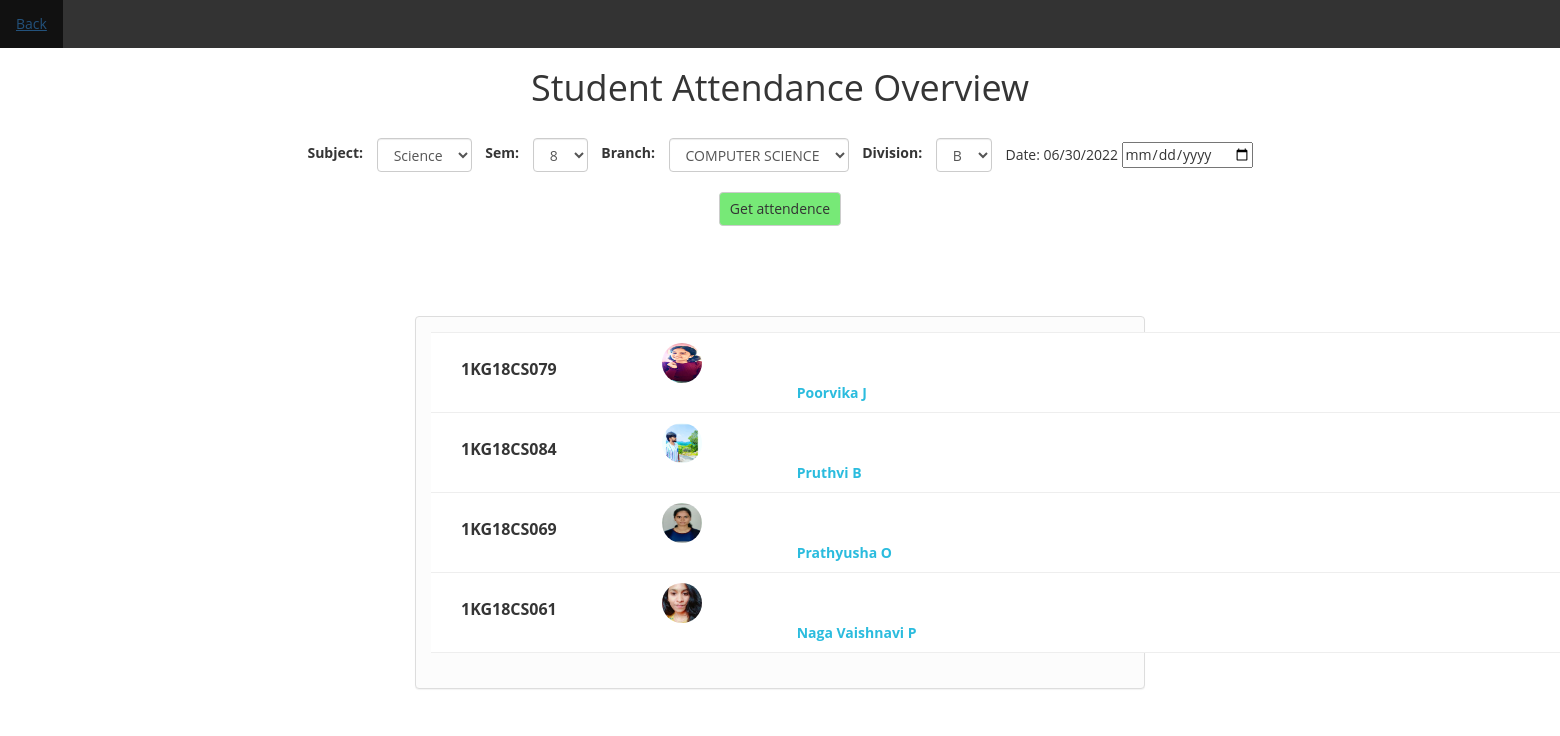
The app's page /attendence_overview/ (signed in) with its own data.
### home/models.py (models this page shows, shortened)
class StudentAttendenceBlock(models.Model):
    branch          = models.CharField(max_length = 30, choices = BRANCH_CHOUCE)
    division        = models.CharField(max_length = 30, choices = DIVISION_CHOUCE)
    subject         = models.CharField(max_length = 30, choices = SUBJECT_CHOUCE)
    sem             = models.IntegerField(choices = SEM_CHOUCE)
    previous_hash   = models.CharField(max_length = 255, default='')
    attendenceBlock = JSONField(null=False, default= {})
    date            = models.DateField()

class Student(models.Model):
    usn             = models.AutoField(primary_key=True)
    user_id         = models.CharField(max_length = 30, default='')
    student_usn     = models.CharField(max_length = 30, unique = True)
    first_name      = models.CharField(max_length = 30, default='')
    last_name       = models.CharField(max_length = 30, default='')
    image           = models.ImageField(upload_to='students/', null = True, blank = True)
    date_of_birth   = models.DateField(default=datetime.now(), blank=True)
    date_of_joining = models.DateField(default=datetime.now(), blank=True)
    email           = models.EmailField(max_length = 30, default='email',)
    gender          = models.CharField(max_length = 10, default = 'MALE', choices = GENDER_CHOUCE)
    branch          = models.CharField(max_length = 30, choices = BRANCH_CHOUCE)
    division        = models.CharField(max_length = 30, choices = DIVISION_CHOUCE)
    sem             = models.IntegerField(choices = SEM_CHOUCE)
    created_date    = models.DateField(auto_now_add = True)
    status          = models.BooleanField(default = 0)
    phone           = models.CharField(max_length = 30, default = '')

### home/views.py (the view)
# urls.py: path('attendence_overview/', attendence_overview, name = 'attendence_overview'),
def attendence_overview(request):
    template_name = 'attendence_overview.html'
    if request.method == 'POST':
        subject          = request.POST['subject']
        sem              = request.POST['sem']
        branch           = request.POST['branch']
        division         = request.POST['division']
        date             = request.POST['date']
        attendence       = StudentAttendenceBlock.objects.filter(subject=subject, sem=sem, branch=branch, division=division, date=date).first()
        final_attendence = []
        if attendence:
            attendence       = attendence.attendenceBlock['data']
            for usn, status in attendence.items():
                student = Student.objects.filter(student_usn = usn).first()
                image = student.image
                name  = f'{student.first_name} {student.last_name}'
                final_attendence.append([usn, 'Present' if status else 'Absent', name, image])
        print(final_attendence)
        context = {
            'subject'    : subject,
            'sem'        : sem,
            'branch'     : branch,
            'division'   : division,
            'date'       : date,
            'attendence' : final_attendence,
        }
    else :
        attendence       = StudentAttendenceBlock.objects.all().last()
        if attendence:
            print(attendence,'===')
            subject          = attendence.subject
            sem              = attendence.sem
            branch           = attendence.branch
            division         = attendence.division
            date             = attendence.date
            final_attendence = []
            attendence       = attendence.attendenceBlock['data']
            for usn, status in attendence.items():
                student = Student.objects.filter(student_usn = usn).first()
                image = student.image
                name  = f'{student.first_name} {student.last_name}'
                final_attendence.append([usn, 'Present' if status else 'Absent', name, image])
            context = {
                'subject'    : subject,
                'sem'        : sem,
                'branch'     : branch,
                'division'   : division,
                'date1'       : date,
                'attendence' : final_attendence,
            }
            print(context)
        else :
            context = {}
    return render(request, template_name, context)

### home/templates/attendence_overview.html (shortened to what this page needs)
{% load static %}
<link href="//maxcdn.bootstrapcdn.com/bootstrap/3.3.0/css/bootstrap.min.css" rel="stylesheet" id="bootstrap-css">
<link rel="stylesheet" href="{% static '/home/css/students_attendence.css' %}" type="text/css">
{% if request.user.is_staff %}
<ul>
    <li><a class="active" href="{% url 'students1' %}">Back</a></li>
  </ul>
  <form class="form-inline" role="form"  method = 'POST'> {% csrf_token %}
	<center>
  <h1 style="margin-bottom: 30px;">Student Attendance Overview</h1>
  <div class="form-group">
		<label class="filter-col" style="margin-right:0;" for="pref-orderby">Subject:</label>
		<select id="pref-orderby" class="form-control" name='subject' >
			<option value='SCIENCE' {% if subject == 'SCIENCE' %} selected {% endif %}>Science</option>
		</select>
	</div>
	<div class="form-group">
		<label class="filter-col" style="margin-right:0;" for="pref-orderby">Sem:</label>
		<select id="pref-orderby" class="form-control" name='sem' value = "{{ sem }}">
			<option value=8 {% if sem == 8 %} selected {% endif %}>8</option>
		</select>
	</div>
	<div class="form-group">
		<label class="filter-col" style="margin-right:0;" for="pref-orderby">Branch:</label>
		<select id="pref-orderby" class="form-control" name="branch" value = "{{ branch }}">
			<option value='COMPUTER SCIENCE' {% if branch == 'COMPUTER SCIENCE' %} selected {% endif %}>COMPUTER SCIENCE</option>
		</select>
	</div>
	<div class="form-group">
		<label class="filter-col" style="margin-right:0;" for="pref-orderby">Division:</label>
		<select id="pref-orderby" class="form-control" name="division" value="{{ division }}">
			<option value="B" {% if division == 'B' %} selected {% endif %}>B</option>
		</select>
	</div>
	<div class="form-group">
		<div class="checkbox" style="margin-left:10px; margin-right:10px;">
			<label for="birthday">Date: {{ date1|date:"SHORT_DATE_FORMAT" }}</label>
			<input type="date" id="birthday" name="date" required value="{{ date }}">
		</div>
	</div>
	<br>
		<button type="submit" class="btn btn-default filter-col"style="background: #77e977;margin-top:20px;">
			Get attendence
	   </button>
	</form>
	<div class="container">
		<div class="row">
			<section class="content">
				<div class="container">
				<div class="col-md-8 col-md-offset-2">
					<div class="panel panel-default">
						<div class="panel-body">
							<div class="table-container">
								{% if attendence %}
								<table class="table table-filter">
									<tbody>
										{% for data in attendence %}
											<tr data-status="pagado">
												<td>
													<label for="" style="margin-left: 20px"> {{ data.0 }}</label>
												</td>
												<td>
												</td>
												<td>
													<div class="media">
														<a href="#" class="pull-left" style="margin-left: 65px">
															<img src="/media/{{ data.3 }}" class="media-photo" style="border-radius: 50%;height: 40px;width: 40px;">
														</a>
														<div class="media-body">
															<h4 class="title" style="margin-left: 200px">
															{{ data.2 }}
															</h4>
														</div>
													</div>
												</td>
											</tr>
										{% endfor %}
									</tbody>
								</table>
								{% else %}
								No attendence available
								{% endif %}
							</div>
						</div>
					</div>
				</div>
			</section>
		</div>
	</div>
{% else %}
Only faculty has acess to this page
<a class="navbar-brand" href="{% url 'home'%}">Go to home</a>
{% endif %}

### static/home/css/students_attendence.css (style rules this page uses)
.panel { border: 1px solid #ddd; background-color: #fcfcfc; }
.table-filter { background-color: #fff; border-bottom: 1px solid #eee; }
.table-filter tbody tr td { padding: 10px; vertical-align: middle; border-top-color: #eee; }
.table-filter tr td:first-child { width: 38px; }
.table-filter tr td:nth-child(2) { width: 35px; }
.table-filter .media-photo { width: 35px; }
.table-filter .media-body { display: block; }
.table-filter .media .title { color: #2BBCDE; font-size: 14px; font-weight: bold; line-height: normal; margin: 0; }
.container { margin-top:30px; }
.filter-col { padding-left:10px; padding-right:10px; }

### home/templates/attendence_overview.html (style rules this page uses)
ul { list-style-type: none; margin: 0; padding: 0; overflow: hidden; background-color: #333; }
li { float: left; }
li a { display: block; color: white; text-align: center; padding: 14px 16px; text-decoration: none; }

### records on screen
StudentAttendenceBlock: subject "Science", branch "COMPUTER SCIENCE", date "06/30/2022"
Student: student_usn "1KG18CS079", image (picture), data "Poorvika J"
Student: student_usn "1KG18CS084", image (picture), data "Pruthvi B"
Student: student_usn "1KG18CS069", image (picture), data "Prathyusha O"
Student: data "1KG18CS061", image (picture), data "Naga Vaishnavi P"
